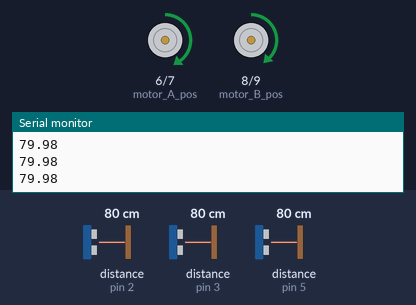
This sketch was run on a simulated Arduino Uno, built with avr-gcc and run on an emulated ATmega328P. Shown: motor-driver pin pairs drawn as motors (green arrow = first pin HIGH = forward, orange = second pin HIGH = backward, longer = more drive, scaled by the enable pin), the last lines printed to the serial monitor. Wiring (inferred from the names in the program): 3 × ultrasonic range finder: trigger A2, echo pin 5 / trigger A4, echo pin 3 / trigger A5, echo pin 2. The test bench sets the inputs (shaded band); at power-on: distance to the obstacle (sensors on pin 2, pin 3, pin 5) 80 cm. The echo pulse lasts 58.3 µs per cm.

Above: at 1.2 s.
1.3 s: distance to the obstacle (sensor on pin 2) set to 26 cm
2.8 s: distance to the obstacle (sensor on pin 2) set to 22 cm
At 3.7 s:
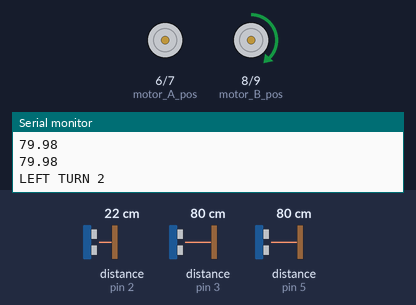
5.8 s: distance to the obstacle (sensor on pin 3) set to 77 cm
At 6.7 s:
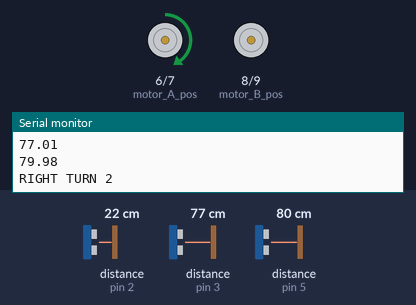
8.8 s: distance to the obstacle (sensor on pin 3) set to 120 cm
At 9.3 s:
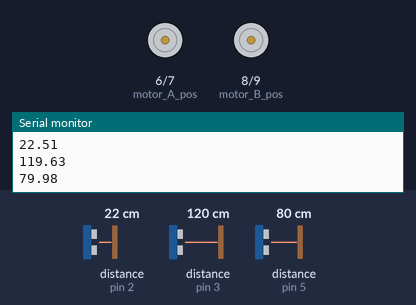
11.8 s: distance to the obstacle (sensor on pin 3) set to 2 cm
At 12.8 s:
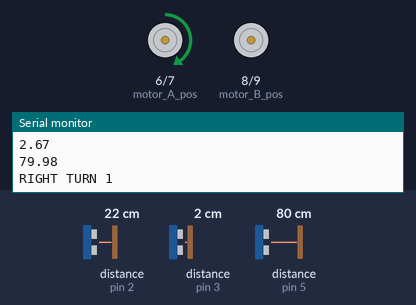
14.8 s: distance to the obstacle (sensor on pin 5) set to 22 cm
17.8 s: distance to the obstacle (sensor on pin 5) set to 17 cm
At 19.2 s:
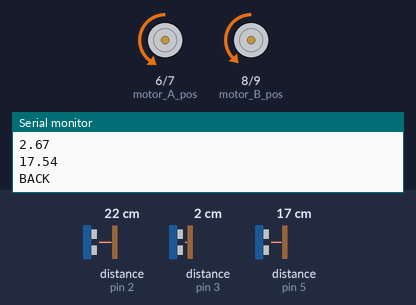
Timing chart, 0 to 21.8 s (numbered marks = the images above; inputs shaded):
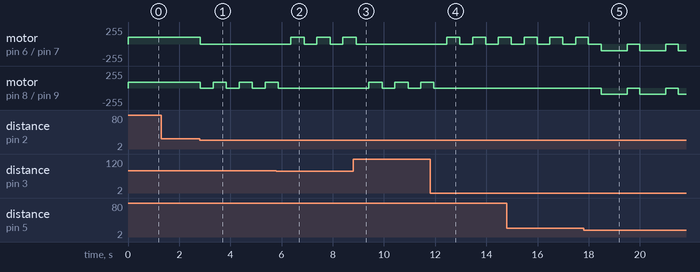

Measured:
- the behaviour switches between 25 and 24 cm on distance to the obstacle (sensor on pin 2) (found by bisection; images 0 and 1)
- the behaviour switches between 80 and 79 cm on distance to the obstacle (sensor on pin 3) (found by bisection; images 1 and 2)
- the behaviour switches between 20 and 19 cm on distance to the obstacle (sensor on pin 5) (found by bisection; images 4 and 5)
- after the input at 2.8 s, motor on pin 6 (motor_A_pos) / pin 7 (motor_A_neg): forward 100/255 → stopped at once; motor on pin 8 (motor_B_pos) / pin 9 (motor_B_neg): alternates forward 90/255 for 0.51 s and stopped for 0.50 s, starting at once
- after the input at 5.8 s, motor on pin 6 (motor_A_pos) / pin 7 (motor_A_neg): alternates forward 100/255 for 0.51 s and stopped for 0.50 s, starting after 0.57 s; motor on pin 8 (motor_B_pos) / pin 9 (motor_B_neg): goes on until 5.9 s, then stays stopped
- after the input at 8.8 s, motor on pin 6 (motor_A_pos) / pin 7 (motor_A_neg): goes on until 8.9 s, then stays stopped; motor on pin 8 (motor_B_pos) / pin 9 (motor_B_neg): alternates forward 90/255 for 0.52 s and stopped for 0.50 s, starting after 0.61 s
- after the input at 11.8 s, motor on pin 6 (motor_A_pos) / pin 7 (motor_A_neg): alternates forward 100/255 for 0.51 s and stopped for 0.50 s, starting after 0.65 s; motor on pin 8 (motor_B_pos) / pin 9 (motor_B_neg): goes on until 12.0 s, then stays stopped
- after the input at 17.8 s, motor on pin 6 (motor_A_pos) / pin 7 (motor_A_neg): alternates backward 100/255 for 1.0 s and stopped for 0.50 s, starting after 0.69 s; motor on pin 8 (motor_B_pos) / pin 9 (motor_B_neg): alternates backward 90/255 for 1.0 s and stopped for 0.50 s, starting after 0.69 s

The sketch:

obstacle_avoiding_bot.ino
```cpp
#define trigpin_front A5
#define echopin_front 2
#define trigpin_left A4
#define echopin_left 3
#define trigpin_right A2
#define echopin_right 5

#define ENA 10
#define ENB 11
#define motor_A_pos  6     //left wheel
#define motor_A_neg  7
#define motor_B_pos  8     //right wheel
#define motor_B_neg  9

const double threshold = 20;

double duration_front;
double distance_front;
double duration_left;
double distance_left;
double duration_right;
double distance_right;

void test_left()
{
  digitalWrite(trigpin_left,LOW);
  delayMicroseconds(2);
  digitalWrite(trigpin_left, HIGH);
  delayMicroseconds(10);
  digitalWrite(trigpin_left, LOW);

  duration_left = (double)(pulseIn(echopin_left, HIGH));
  distance_left = duration_left * (0.0340 / 2.0000) + 1.0000;

   Serial.println(distance_left);
}

void test_right()
{
  digitalWrite(trigpin_right,LOW);
  delayMicroseconds(2);
  digitalWrite(trigpin_right, HIGH);
  delayMicroseconds(10);
  digitalWrite(trigpin_right, LOW);

  duration_right = (double)(pulseIn(echopin_right, HIGH));
  distance_right = duration_right * (0.0340 / 2.0000) + 1.0000;

  Serial.println(distance_right);

}

void setup() {
  Serial.begin(9600);
  pinMode(trigpin_front,OUTPUT);
  pinMode(trigpin_left,OUTPUT);
  pinMode(trigpin_right,OUTPUT);
  pinMode(echopin_front,INPUT);
  pinMode(echopin_left,INPUT);
  pinMode(echopin_right,INPUT);
  pinMode(ENA,OUTPUT);
  pinMode(ENB,OUTPUT);
  pinMode(motor_A_pos,OUTPUT);
  pinMode(motor_A_neg,OUTPUT);
  pinMode(motor_B_pos,OUTPUT);
  pinMode(motor_B_neg,OUTPUT);
}

void loop() {
  digitalWrite(trigpin_front,LOW);
  delayMicroseconds(2);
  digitalWrite(trigpin_front, HIGH);
  delayMicroseconds(10);
  digitalWrite(trigpin_front, LOW);
  analogWrite(ENA,100);
  analogWrite(ENB,90);


  duration_front = (double)(pulseIn(echopin_front, HIGH));
  distance_front = duration_front * (0.0340 / 2.0000) + 1.0000;

  Serial.println(distance_front);
  test_left();
  test_right();

  if(distance_front>25 && distance_right>10 && distance_left>10){
    digitalWrite(motor_A_pos,HIGH);
    digitalWrite(motor_B_pos,HIGH);
    digitalWrite(motor_A_neg,LOW);
    digitalWrite(motor_B_neg,LOW);
    Serial.println("Front ");
    delay(10);
  }

  else if(distance_front>25 && distance_right<10 && distance_left>10){
    digitalWrite(motor_A_pos,LOW);
    digitalWrite(motor_B_pos,HIGH);
    digitalWrite(motor_A_neg,LOW);
    digitalWrite(motor_B_neg,LOW);
    Serial.println("Front left turn ");
    delay(250);
  }

  else if(distance_front>25 && distance_right>10 && distance_left<10){
    digitalWrite(motor_A_pos,HIGH);
    digitalWrite(motor_B_pos,LOW);
    digitalWrite(motor_A_neg,LOW);
    digitalWrite(motor_B_neg,LOW);
    Serial.println("Front right turn ");
    delay(250);
  }

  else{
    digitalWrite(motor_A_pos,LOW);
    digitalWrite(motor_B_pos,LOW);
    digitalWrite(motor_A_neg,LOW);
    digitalWrite(motor_B_neg,LOW);
    delay(500);

    if(distance_left>threshold && distance_right<threshold){
    digitalWrite(motor_A_pos,LOW);
    digitalWrite(motor_B_pos,HIGH);
    digitalWrite(motor_A_neg,LOW);
    digitalWrite(motor_B_neg,LOW);
    Serial.println("LEFT TURN 1");
    delay(500);
    }
    else if(distance_left<threshold && distance_right>threshold){
    digitalWrite(motor_B_pos,LOW);
    digitalWrite(motor_A_pos,HIGH);
    digitalWrite(motor_B_neg,LOW);
    digitalWrite(motor_A_neg,LOW);
    Serial.println("RIGHT TURN 1");
    delay(500);
    }
    else if(distance_left>threshold && distance_right>threshold){
      if(distance_left>=distance_right){
    digitalWrite(motor_A_pos,LOW);
    digitalWrite(motor_B_pos,HIGH);
    digitalWrite(motor_A_neg,LOW);
    digitalWrite(motor_B_neg,LOW);
    Serial.println("LEFT TURN 2");
    delay(500);
      }
      if(distance_left<distance_right){
    digitalWrite(motor_B_pos,LOW);
    digitalWrite(motor_A_pos,HIGH);
    digitalWrite(motor_B_neg,LOW);
    digitalWrite(motor_A_neg,LOW);
    Serial.println("RIGHT TURN 2");
    delay(500);
      }
    }
    else if(distance_left<threshold && distance_right < threshold){
    digitalWrite(motor_A_pos,LOW);
    digitalWrite(motor_B_pos,LOW);
    digitalWrite(motor_A_neg,HIGH);
    digitalWrite(motor_B_neg,HIGH);
    Serial.println("BACK");
    delay(1000);
    }
  }
}
```
